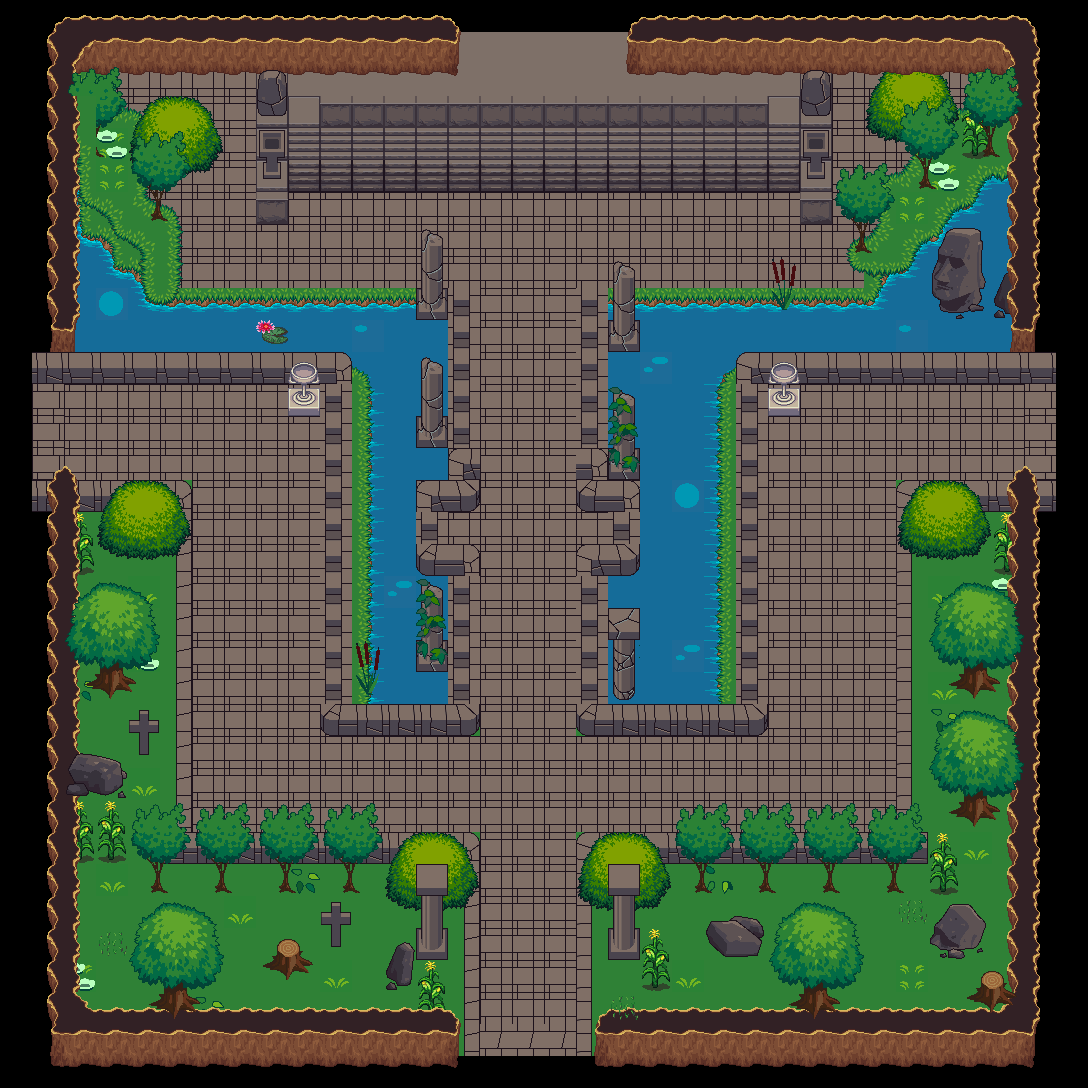

A 2D game scene composited from a Tiled map and its tileset images. What follows is a short description and the map's XML, with each tile layer's data collapsed to a summary:
An orthogonal 34x34 tile map with 32x32 px tiles, 7 tile layers (background, river, road, road details, ...), 2 tilesets and 77 objects.

<map version="1.4" tiledversion="1.4.3" orientation="orthogonal" renderorder="right-down" width="34" height="34" tilewidth="32" tileheight="32" infinite="0" nextlayerid="11" nextobjectid="81">
 <tileset firstgid="1" source="klipartz.com.tsx" />
 <tileset firstgid="1025" source="../Maps/klipartz.com.tsx" />
 <layer id="1" name="background" width="34" height="34">
  <data>[1156 cells, 905 non-empty, 2 distinct tile ids]</data>
 </layer>
 <layer id="4" name="river" width="34" height="34">
  <data>[1156 cells, 201 non-empty, 13 distinct tile ids]</data>
 </layer>
 <layer id="2" name="road" width="34" height="34">
  <data>[1156 cells, 529 non-empty, 16 distinct tile ids]</data>
 </layer>
 <layer id="3" name="road details" width="34" height="34">
  <data>[1156 cells, 259 non-empty, 49 distinct tile ids]</data>
 </layer>
 <layer id="6" name="ground" width="34" height="34">
  <data>[1156 cells, 37 non-empty, 12 distinct tile ids]</data>
 </layer>
 <layer id="9" name="walls" width="34" height="34">
  <data>[1156 cells, 222 non-empty, 20 distinct tile ids]</data>
 </layer>
 <objectgroup id="7" name="exits">
  <object id="1" x="483.667" y="992.333" width="90" height="42.3333" />
  <object id="2" x="997.5" y="389" width="14" height="89" />
  <object id="3" x="77" y="384.75" width="11" height="92.75" />
  <object id="4" x="452" y="72.6667" width="191" height="8.33333" />
 </objectgroup>
 <objectgroup id="8" name="collisions">
  <object id="5" x="151.75" y="107.75" width="44" height="49.5" />
  <object id="6" x="154.5" y="192.25" width="6.75" height="26.5" />
  <object id="7" x="88.75" y="129" width="8" height="26.5" />
  <object id="8" x="858.182" y="225.273" width="7.45455" height="26.9091" />
  <object id="9" x="920.727" y="159.818" width="7.81818" height="26.9091" />
  <object id="10" x="984.909" y="127.273" width="8.54545" height="28.9091" />
  <object id="11" x="891.818" y="76.3636" width="45.6364" height="56.3636" />
  <object id="12" x="800.364" y="161.636" width="33.0909" height="63.0909" />
  <object id="13" x="799.455" y="64.5455" width="33.2727" height="100.545" />
  <object id="14" x="256.667" y="65.3333" width="32.3333" height="159.667" />
  <object id="15" x="416.333" y="288.333" width="63.6667" height="31" />
  <object id="16" x="446.333" y="288" width="33.3333" height="158.667" />
  <object id="17" x="415.333" y="415" width="65" height="33.6667" />
  <object id="18" x="446.333" y="417.333" width="33.6667" height="95" />
  <object id="19" x="416.667" y="480.333" width="62.3333" height="31" />
  <object id="20" x="416" y="481.333" width="26.6667" height="91.3333" />
  <object id="21" x="417" y="541.667" width="62.3333" height="33" />
  <object id="22" x="446.333" y="543" width="33.3333" height="193.667" />
  <object id="23" x="322" y="703" width="156.75" height="34" />
  <object id="24" x="318.667" y="352.667" width="35.3333" height="374" />
  <object id="25" x="288.5" y="388.125" width="32.125" height="27.375" />
  <object id="26" x="64" y="351" width="278.333" height="33" />
  <object id="27" x="64.6667" y="479" width="127.667" height="34.3333" />
  <object id="28" x="171" y="483.333" width="25.6667" height="378" />
  <object id="29" x="153.875" y="867.375" width="6.75" height="23.875" />
  <object id="30" x="218" y="867.75" width="6.875" height="23.375" />
  <object id="31" x="282.75" y="868.75" width="6.125" height="23.25" />
  <object id="32" x="346.364" y="867.455" width="8.90909" height="26" />
  <object id="33" x="174" y="827.667" width="307.667" height="37.3333" />
  <object id="34" x="459.333" y="829" width="22.6667" height="198.667" />
  <object id="35" x="576.333" y="831.333" width="16.3333" height="192" />
  <object id="36" x="576" y="829" width="354.5" height="39" />
  <object id="37" x="896" y="479" width="25" height="357.5" />
  <object id="38" x="897.333" y="479.333" width="126.667" height="40" />
  <object id="39" x="579.5" y="287" width="31" height="219.5" />
  <object id="40" x="576.5" y="444.5" width="63.5" height="64" />
  <object id="41" x="614.5" y="482.5" width="25" height="94.5" />
  <object id="42" x="577" y="543.667" width="59.3333" height="32" />
  <object id="43" x="577.667" y="544.667" width="32.6667" height="189.333" />
  <object id="44" x="578.333" y="701.667" width="189" height="34.3333" />
  <object id="45" x="737.333" y="356.667" width="28.6667" height="366" />
  <object id="46" x="768" y="388" width="33.2727" height="29.6364" />
  <object id="47" x="739.5" y="351.5" width="284.5" height="37" />
  <object id="48" x="66" y="174.5" width="17.5" height="101" />
  <object id="49" x="73.5" y="238.5" width="33" height="45" />
  <object id="50" x="101.5" y="266.5" width="40.5" height="39.5" />
  <object id="51" x="133.5" y="300.5" width="313.5" height="18" />
  <object id="52" x="415.5" y="286.5" width="31.5" height="34.5" />
  <object id="53" x="612.5" y="294" width="262.5" height="23.5" />
  <object id="54" x="881" y="275" width="39" height="31" />
  <object id="55" x="915.5" y="245.5" width="22" height="54" />
  <object id="56" x="982" y="177.5" width="45" height="26" />
  <object id="57" x="950" y="207" width="51" height="22.5" />
  <object id="58" x="939" y="221.5" width="33" height="47.5" />
  <object id="59" x="698.5" y="865.75" width="6.75" height="26.75" />
  <object id="60" x="762.25" y="864.5" width="7.25" height="25.75" />
  <object id="61" x="826.25" y="865.5" width="9" height="27" />
  <object id="62" x="886.5" y="860.25" width="11.5" height="31.5" />
  <object id="64" x="49.3333" y="22.6667" width="32" height="1048" />
  <object id="65" x="48" y="12" width="854.667" height="57.3333" />
  <object id="66" x="868" y="11.3333" width="164.667" height="68.6667" />
  <object id="68" x="1003.33" y="14" width="36" height="1058" />
  <object id="69" x="48" y="997.333" width="1.33333" />
  <object id="71" x="52" y="1008" width="990.667" height="60" />
 </objectgroup>
 <objectgroup id="10" name="enemies">
  <object id="72" x="864" y="768" width="32" height="32" />
  <object id="73" x="512" y="768" width="32" height="32" />
  <object id="74" x="192" y="768" width="32" height="32" />
  <object id="75" x="224" y="384" width="32" height="32" />
  <object id="76" x="832" y="384" width="32" height="32" />
  <object id="77" x="448" y="512" width="32" height="32" />
  <object id="78" x="576" y="512" width="32" height="32" />
  <object id="79" x="800" y="224" width="32" height="32" />
  <object id="80" x="192" y="192" width="32" height="32" />
 </objectgroup>
 <layer id="5" name="foreground" width="34" height="34">
  <data>[1156 cells, 263 non-empty, 70 distinct tile ids]</data>
 </layer>
</map>
